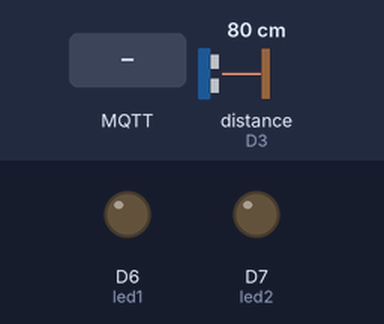
Simulated run of this sketch. Board: Arduino Nano 33 IoT. Parts: output pins drawn as LEDs (lit = HIGH). Wiring (inferred from the names in the program): ultrasonic range finder: trigger D2; echo D3. Inputs (shaded band) come from the test bench; at power-on: distance to the obstacle (sensor on D3) 80 cm. The echo pulse lasts 58.3 µs per cm; WiFi joins after 1.5 s; servers stay silent unless stated; no MQTT or app messages arrive unless stated; pins used as bus, display or sensor lines are not drawn; what the sketch prints to the serial monitor is not drawn.

Above: at 2.7 s.
2.8 s: MQTT message "ES/Wave" arrives on the first subscribed topic
At 4.1 s:
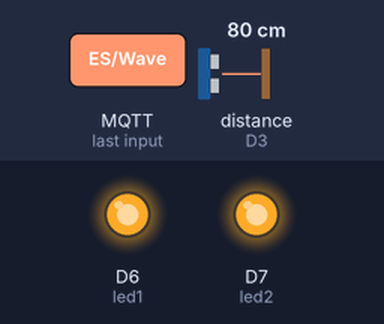
4.4 s: distance to the obstacle (sensor on D3) set to 56 cm
5.9 s: distance to the obstacle (sensor on D3) set to 46 cm
Timing chart, 0 to 8.9 s (numbered marks = the images above; inputs shaded):
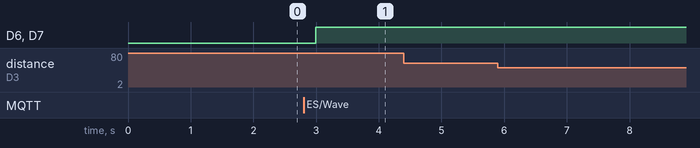

The sketch:

Task3.3CMQTT.ino
```cpp
#include <WiFiNINA.h>
#include <ArduinoMqttClient.h>

char ssid[] = "vivo";
char pass[] = "tetrabond";

WiFiClient wifiClient;
MqttClient mqttClient(wifiClient);

const char broker[] = "broker.emqx.io";
const int port = 1883;

// LEDs
const int led1 = 6;
const int led2 = 7;

// Ultrasonic sensor
const int trigPin = 2;
const int echoPin = 3;


// this runs a perticular thing when a message is received

void onMessageReceived(int messageSize) {

  String topic = mqttClient.messageTopic();

  Serial.print("MQTT message received on: ");
  Serial.println(topic);

  Serial.print("Message: ");

  while (mqttClient.available()) {
    Serial.print((char)mqttClient.read());
  }

  Serial.println();


  // WAVE makes LEDs go ON
  if (topic == "ES/Wave") {

    digitalWrite(led1, HIGH);
    digitalWrite(led2, HIGH);

    Serial.println("ES/Wave received -> LEDs ON");
  }


  // PAT makes LEDs go OFF
  if (topic == "ES/Pat") {

    digitalWrite(led1, LOW);
    digitalWrite(led2, LOW);

    Serial.println("ES/Pat received -> LEDs OFF");
  }
}


// this function gets distance from the ultrasonic sensor

float getDistance() {

  digitalWrite(trigPin, LOW);
  delayMicroseconds(2);

  digitalWrite(trigPin, HIGH);
  delayMicroseconds(10);

  digitalWrite(trigPin, LOW);

  long duration = pulseIn(echoPin, HIGH, 30000);

  if (duration == 0) {
    return -1;
  }

  return duration * 0.0343 / 2;
}


void publishWave() {

  Serial.println("WAVE DETECTED");

  mqttClient.beginMessage("ES/Wave");
  mqttClient.print("Jasmeet");
  mqttClient.endMessage();

  Serial.println("Published to ES/Wave");
}

void publishPat() {

  Serial.println("PAT DETECTED");

  mqttClient.beginMessage("ES/Pat");
  mqttClient.print("Jasmeet");
  mqttClient.endMessage();

  Serial.println("Published to ES/Pat");
}

void setup() {

  Serial.begin(9600);

  while (!Serial) {
    ;
  }


  // LED setup
  pinMode(led1, OUTPUT);
  pinMode(led2, OUTPUT);

  digitalWrite(led1, LOW);
  digitalWrite(led2, LOW);


  // Ultrasonic setup
  pinMode(trigPin, OUTPUT);
  pinMode(echoPin, INPUT);


  // wifi

  Serial.println("Connecting to Wi-Fi...");

  while (WiFi.begin(ssid, pass) != WL_CONNECTED) {

    Serial.println("Trying again...");
    delay(5000);
  }

  Serial.println("Wi-Fi connected!");


  // mqtt

  mqttClient.setId("Nano33IoT-Jasmeet");

  mqttClient.onMessage(onMessageReceived);

  Serial.println("Connecting to MQTT...");

  if (!mqttClient.connect(broker, port)) {

    Serial.print("MQTT connection failed. Error = ");
    Serial.println(mqttClient.connectError());

    while (1);
  }

  Serial.println("MQTT connected!");


  // Subscribe to topics
  mqttClient.subscribe("ES/Wave");
  mqttClient.subscribe("ES/Pat");

  Serial.println("Subscribed to ES/Wave");
  Serial.println("Subscribed to ES/Pat");

  Serial.println("System ready!");
}

void loop() {

  // Keeps MQTT connection active
  mqttClient.poll();


  // Reads ultrasonic sensor
  float distance = getDistance();

  Serial.print("Distance: ");
  Serial.print(distance);
  Serial.println(" cm");


  // detects PAT
  if (distance > 0 && distance <= 10) {

    publishPat();

    delay(2000);
  }


  // detects WAVE
  else if (distance > 20 && distance <= 50) {

    publishWave();

    delay(2000);
  }


  delay(200);
}
```

Measured:
- after the input at 2.8 s, D6 (led1), D7 (led2): LOW → HIGH after 0.19 s
- after the input at 4.4 s, every drawn part: stays the same
- after the input at 5.9 s, every drawn part: stays the same
